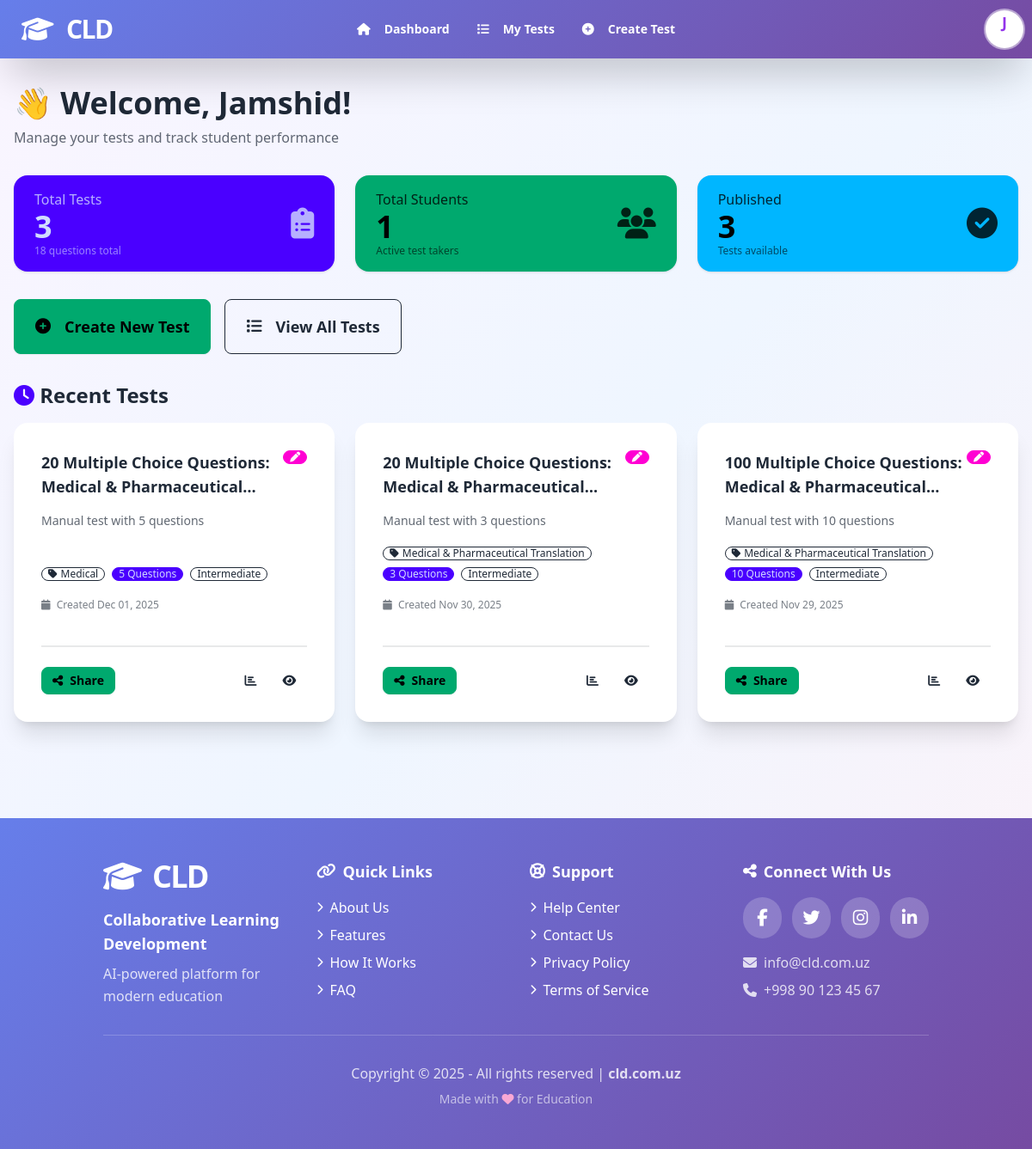
The page /dashboard/ (signed in) on the database as committed earlier.
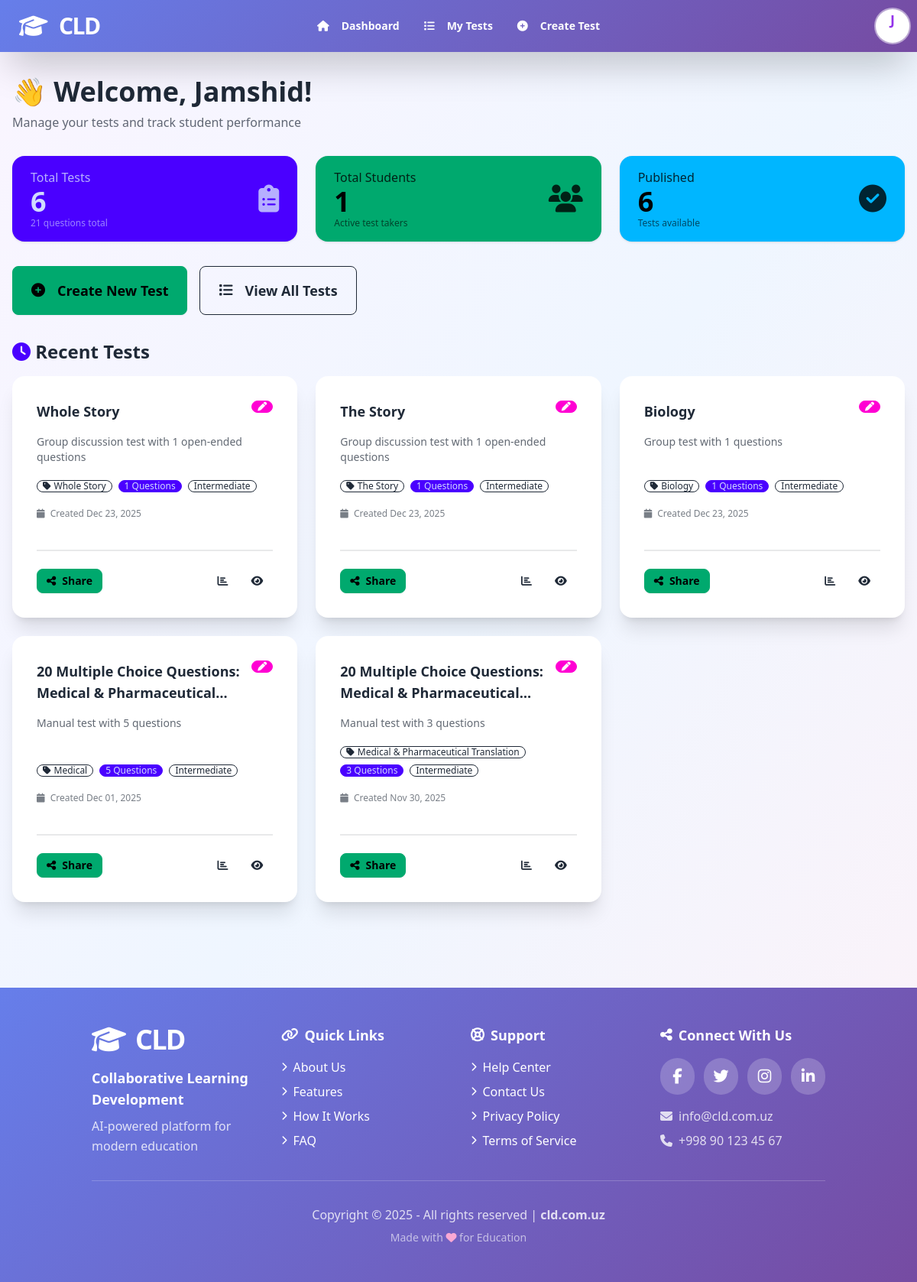
The same page on the database as committed later.
### quizapp/models.py (models this page shows, shortened)
class Test(models.Model):
    TEST_CREATION_METHODS = [
        ('ai', 'AI Generated'),
        ('manual', 'Manual Input'),
    ]
    teacher = models.ForeignKey(User, on_delete=models.CASCADE, related_name='tests')
    title = models.CharField(max_length=255)
    description = models.TextField(null=True, blank=True)
    creation_method = models.CharField(
        max_length=10,
        choices=TEST_CREATION_METHODS,
        default='ai'
    )
    teacher_prompt = models.TextField(help_text="Original teacher request", blank=True)
    llm_response = models.JSONField(null=True, blank=True, help_text="Raw LLM JSON response")
    difficulty = models.CharField(max_length=50, null=True, blank=True)
    topic = models.CharField(max_length=255, null=True, blank=True)
    timer_minutes = models.IntegerField(
        null=True,
        blank=True,
        help_text="Time limit in minutes (leave empty for no limit)"
    )
    created_at = models.DateTimeField(auto_now_add=True)
    updated_at = models.DateTimeField(auto_now=True)
    class Meta:
        ordering = ['-created_at']
        indexes = [
            models.Index(fields=['teacher', '-created_at']),
        ]

### webapp/views.py (the view, shortened to what this page needs)
# urls.py: path('dashboard/', views.dashboard_view, name='dashboard'),
@login_required
def dashboard_view(request):
    user = request.user
    if user.role == 'teacher':
        tests = Test.objects.filter(teacher=user)
        total_tests = tests.count()
        total_questions = Question.objects.filter(test__teacher=user).count()
        assignments = Assignment.objects.filter(test__teacher=user)
        total_students = StudentAttempt.objects.filter(
            assignment__in=assignments
        ).values('student').distinct().count()
        recent_tests = tests.order_by('-created_at')[:5]
        context = {
            'total_tests': total_tests,
            'total_questions': total_questions,
            'total_students': total_students,
            'recent_tests': recent_tests,
        }
        return render(request, 'teacher/dashboard.html', context)

### quizapp/models.py (called while the page is built)
    def get_full_name(self):
        return f"{self.first_name} {self.last_name}".strip() or self.username

### webapp/templates/teacher/dashboard.html (shortened to what the changed rows need)
{% extends 'base.html' %}
{% block content %}
<div class="space-y-8">
    <div>
        <h1 class="text-3xl md:text-4xl font-bold">
            👋 Welcome, {{ user.first_name }}!
        </h1>
    </div>
    <div class="grid grid-cols-1 md:grid-cols-3 gap-6">
        <div class="stats shadow bg-primary text-primary-content">
            <div class="stat">
                <div class="stat-figure text-4xl opacity-80">
                    <i class="fas fa-clipboard-list"></i>
                </div>
                <div class="stat-title text-primary-content/80">Total Tests</div>
                <div class="stat-value">{{ total_tests }}</div>
                <div class="stat-desc text-primary-content/60">{{ total_questions }} questions total</div>
            </div>
        </div>
        <div class="stats shadow bg-info text-info-content">
            <div class="stat">
                <div class="stat-figure text-4xl opacity-80">
                    <i class="fas fa-check-circle"></i>
                </div>
                <div class="stat-title text-info-content/80">Published</div>
                <div class="stat-value">{{ total_tests }}</div>
                <div class="stat-desc text-info-content/60">Tests available</div>
            </div>
        </div>
    </div>
    <div>
        <div class="flex justify-between items-center mb-4">
            <h2 class="text-2xl font-bold">
                <i class="fas fa-clock text-primary"></i>
                Recent Tests
            </h2>
        </div>
        {% if recent_tests %}
        <div class="grid grid-cols-1 md:grid-cols-2 lg:grid-cols-3 gap-6">
            {% for test in recent_tests %}
            <div class="card bg-base-100 shadow-xl hover:shadow-2xl transition-all cursor-pointer"
                 onclick="window.location='{% url 'webapp:test_detail' test.id %}'">
                <div class="card-body">
                    <div class="flex justify-between items-start mb-2">
                        <h3 class="card-title text-lg flex-1 line-clamp-2">
                            {{ test.title }}
                        </h3>
                        {% if test.creation_method == 'ai' %}
                        <span class="badge badge-primary badge-sm">
                            <i class="fas fa-robot"></i>
                        </span>
                        {% else %}
                        <span class="badge badge-secondary badge-sm">
                            <i class="fas fa-pen"></i>
                        </span>
                        {% endif %}
                    </div>
                    <p class="text-sm text-base-content/70 line-clamp-2 mb-3">
                        {{ test.description|default:"No description"|truncatewords:12 }}
                    </p>
                    <div class="flex flex-wrap gap-2 mb-3">
                        <span class="badge badge-outline badge-sm">
                            <i class="fas fa-tag mr-1"></i>
                            {{ test.topic|default:"General" }}
                        </span>
                        <span class="badge badge-primary badge-sm">
                            {{ test.questions.count }} Questions
                        </span>
                        {% if test.difficulty %}
                        <span class="badge badge-outline badge-sm capitalize">
                            {{ test.difficulty }}
                        </span>
                        {% endif %}
                    </div>
                    <div class="text-xs text-base-content/60 mb-4">
                        <i class="fas fa-calendar mr-1"></i>
                        Created {{ test.created_at|date:"M d, Y" }}
                    </div>
                    <div class="divider my-2"></div>
                    <div class="card-actions justify-between items-center">
                        {% if test.assignments.count > 0 %}
                        <button
                            onclick="event.stopPropagation(); openShareModal{{ test.id }}()"
                            class="btn btn-success btn-sm">
                            <i class="fas fa-share-alt"></i>
                            Share
                        </button>
                        {% endif %}
                        <div class="flex gap-1">
                            <a
                                href="{% url 'webapp:test_results' test.id %}"
                                onclick="event.stopPropagation()"
                                class="btn btn-ghost btn-sm">
                                <i class="fas fa-chart-bar"></i>
                            </a>
                            <a
                                href="{% url 'webapp:test_detail' test.id %}"
                                onclick="event.stopPropagation()"
                                class="btn btn-ghost btn-sm">
                                <i class="fas fa-eye"></i>
                            </a>
                        </div>
                    </div>
                </div>
            </div>
            {% endfor %}
        </div>
        {% endif %}
    </div>
</div>
{% endblock %}

Rows that differ between the two databases and show on the page:
no longer on this page (row unchanged): Test: title "100 Multiple Choice Questions: Medical &…", creation_method "manual" (drawn), description "Manual test with 10 questions", topic "Medical & Pharmaceutical Translation", questions.count "10", difficulty "Intermediate", created_at "Nov 29, 2025"
added Test: title "Whole Story", creation_method "manual" (drawn), description "Group discussion test with 1 open-ended questions", topic "Whole Story", questions.count "1", difficulty "Intermediate", created_at "Dec 23, 2025"
added Test: title "The Story", creation_method "manual" (drawn), description "Group discussion test with 1 open-ended questions", topic "The Story", questions.count "1", difficulty "Intermediate", created_at "Dec 23, 2025"
added Test: title "Biology", creation_method "manual" (drawn), description "Group test with 1 questions", topic "Biology", questions.count "1", difficulty "Intermediate", created_at "Dec 23, 2025"
Other text that changed with them:
{{ total_tests }}: "3" → "6"
{{ total_questions }}: "18" → "21"
